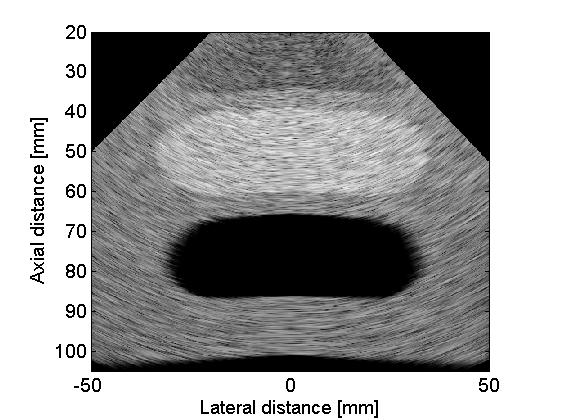
%> input picture Codes/imagen3.jpg, 561 x 420 px
$ octave Examples_SIM.m   (GNU Octave 9; MATLAB toolbox functions it lacks are replaced by stand-ins)
%> lines starting %> are read from the running program, lines starting %| are printed output that depends on the picture
### Normalization.m
function [ A ] = Normalization( x )
%   Input: Image
%   Output: Image normalized

mx=max(x(:));
mn=min(x(:));
A=(x-mn)/(mx-mn);
end

### Codes/Examples_SIM.m
% This package contains an implementation of the Anisotropic Diffusion
% algorithm for simulated images

%%%%% The main function is "diffusion_SIM". It returns the resultant greyscale diffused image, after using the proposed algorithm.
%%%%% I=dfussion_SIM(A,vert) --> Fully automated version of the method
%%%%% I=diffusion_SIM(A,vert,Temp,Niter)  --> Parameterized version of the method


% Input 'A' is the greyscale noisy image.
% Input 'vert' is the interest area.
% Optional Input 'Temp' sets the template to be used, Set '1' for the 12-N template or '2' for the 4-N template. Default is '1'.
% Optional Input 'Niter' sets the number of iterations to be performed.


% Output 'I' is the filtered image

clear all
% Load the original image
filename = 'imagen3.jpg';  %Name of the image
I = imread(filename);
%> I is the input picture: size 420x561x3 uint8; min 0, max 255, mean 159.6
% Convert to gray scale
I = rgb2gray(I);
%> I: size 420x561 uint8
% Convert to double
I=im2double(I);
%> I: size 420x561 double
% Normalitazation
I=Normalization(I);
%> in Normalization, `mx=max(x(:));`: mx = 1
%> in Normalization, `mn=min(x(:));`: mn = 0


I2=(I(50:350,90:490));
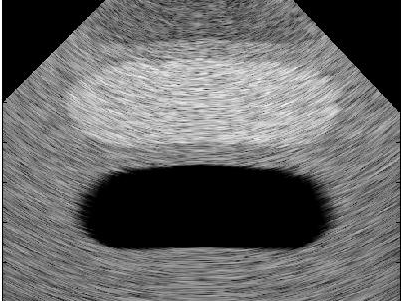
%> I2: size 301x401 double; min 0, max 1, mean 0.402

figure,
imagesc (I2),axis image, colormap gray;
% Selection of the area of interest
title('Click on the region of interest')
%> (the run ends here)
